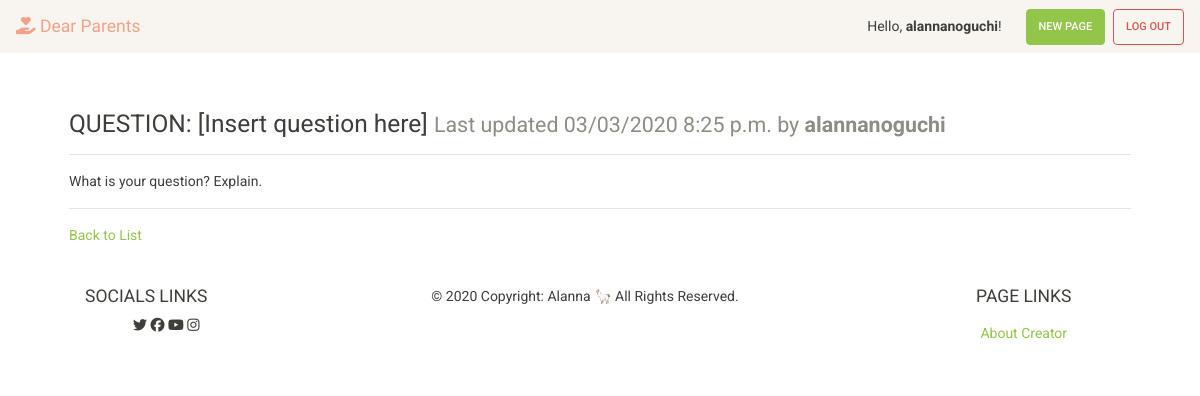
/question-insert-question-here/ (signed in), run on the app's committed database.
### blog/models.py (models this page shows, shortened)
class Page(models.Model):
    title = models.CharField(max_length=settings.BLOG_POST_TITLE_MAX_LENGTH, unique=True,
                             help_text="Title of your page.")
    author = models.ForeignKey(User, on_delete=models.PROTECT,
                               help_text="The user that posted this article.")
    slug = models.CharField(max_length=settings.BLOG_POST_TITLE_MAX_LENGTH, blank=True, editable=False,
                            help_text="Unique URL path to access this page. Generated by the system.")
    content = models.TextField(
        help_text="Write the content of your page here.")
    created = models.DateTimeField(auto_now_add=True,
                                   help_text="The date and time this page was created. Automatically generated when the model saves.")
    modified = models.DateTimeField(auto_now=True,
                                    help_text="The date and time this page was updated. Automatically generated when the model updates.")

### blog/views.py (the view)
# urls.py: path('<str:slug>/', PostDetailView.as_view(), name='blog-details-page'),
class PostDetailView(DetailView):
    model = Page
    def get(self, request, slug):
        page = self.get_queryset().get(slug__iexact=slug)
        return render(request, 'page.html', {
          'page': page
        })

### blog/templates/page.html
{% extends "base.html" %}
{% block content %}
  <div class="row">
    <div class="col m-4">
      <h3>{{ page.title }} <small class="text-muted">Last updated {{ page.modified|date:"SHORT_DATETIME_FORMAT" }} by <b>{{ page.author.username }}</b></small></h3>
      <hr>
      <p>{{ page.content|linebreaksbr }}</p>
      <hr>
      <a href="{% url 'blog-list-page' %}">Back to List</a>
    </div>
  </div>
{% endblock %}

### templates/base.html (shortened to what this page needs)
<!doctype html>
<html lang="en">
  <head>
    <link rel="stylesheet" href="https://bootswatch.com/4/sandstone/bootstrap.css">
  </head>
  <body>
    <nav class="navbar navbar-expand-lg navbar-light bg-light">
      <a style="font-family: spartan, sans-serif; color:rgb(243, 161, 136)" class="navbar-brand" href="{% url 'blog-list-page' %}"><i class="fas fa-hand-holding-heart"></i> Dear Parents</a>
      <form class="form-inline ml-auto">
        {% if request.user.is_authenticated %}
          <div class="text-black">Hello, <strong>{{ request.user.username }}</strong>!</div>
        {% endif %}
        {% if request.user.is_authenticated %}
        <a href="{% url 'new-page' %}" class="btn btn-success ml-4">New Page</a>
        <a href="{% url 'logout' %}" class="btn btn-outline-danger ml-2">Log Out</a>
        {% else %}
        <a href="{% url 'login' %}" class="btn btn-outline-secondary ml-2">Log In</a>
        <a href="{% url 'signup' %}" class="btn btn-secondary ml-2">Sign Up</a>
        {% endif %}
      </form>
    </nav>
    <main role="main" class="container" style="margin-top: 4vh;">
      {% block content %}{% endblock %}
    </main>
    {% include 'partials/footer.html' %}
  </body>

### data on the page
Page: title "QUESTION: [Insert question here]", modified "03/03/2020 8:25 p.m.", author.username "alannanoguchi", content "What is your question? Explain."

### other printed values
{{ request.user.username }} "alannanoguchi"
